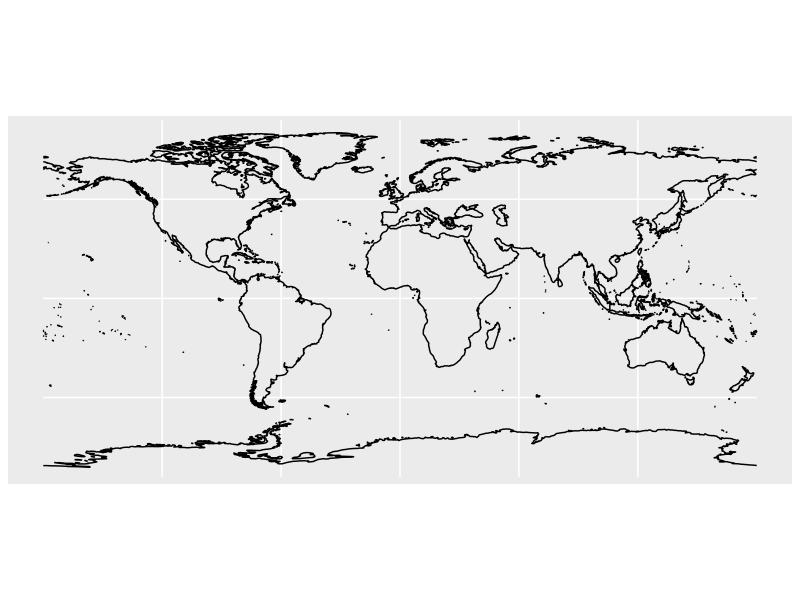
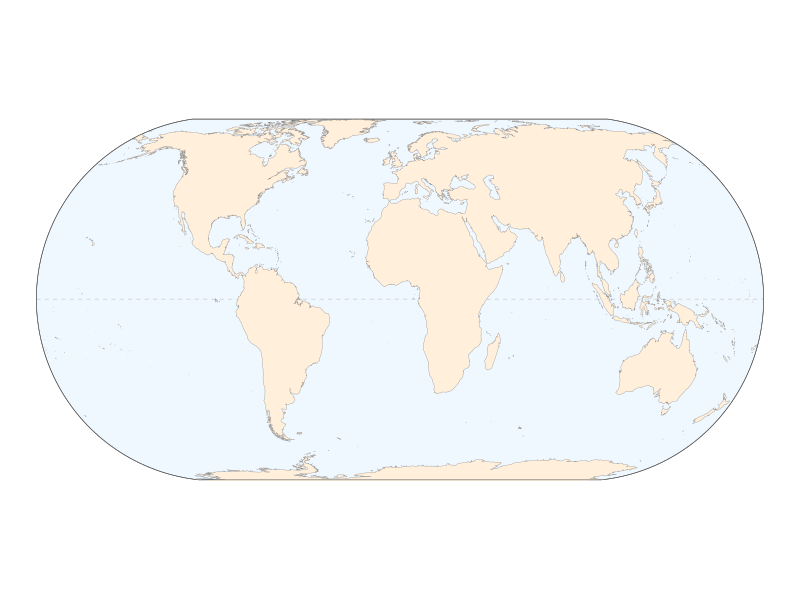

R code for these plots, in order:
## ---- chunk 1
# Packages needed
{
  library("ggplot2") # plotting
  library("sf") # spatial library
  library("rnaturalearth") # shape files for countries and coastlines
  library("rnaturalearthdata") # shape files for countries and coastlines
}
## ---- chunk 2
# Load data
world <- ne_coastline(scale = "medium", returnclass = "sf")
world_countries <- ne_countries(scale = "medium", returnclass = "sf")
## ---- chunk 3
ggplot(world) +
  geom_sf()
## ---- chunk 4
# Fixing polygons crossing dateline
world <- st_wrap_dateline(world)
world_countries <- st_wrap_dateline(world_countries)

# Eckert IV projection
eckertIV <-
  "+proj=eck4 +lon_0=0 +x_0=0 +y_0=0 +ellps=WGS84 +datum=WGS84 +units=m +no_defs"

# Background box
xmin <- st_bbox(world)[["xmin"]]; xmax <- st_bbox(world)[["xmax"]]
ymin <- st_bbox(world)[["ymin"]]; ymax <- st_bbox(world)[["ymax"]]
bb <- sf::st_union(sf::st_make_grid(st_bbox(c(xmin = xmin,
                                              xmax = xmax,
                                              ymax = ymax,
                                              ymin = ymin),
                                            crs = st_crs(4326)),
                                    n = 100))

# Equator line
equator <- st_linestring(matrix(c(-180, 0, 180, 0), ncol = 2, byrow = TRUE))
equator <- st_sfc(equator, crs = st_crs(world))

# Plot
plot_basis <- ggplot(world) +
  geom_sf(data = bb, fill = "aliceblue") +
  geom_sf(data = equator, color = "gray50", linetype = "dashed",
          linewidth = 0.1) +
  geom_sf(data = world_countries, fill = "antiquewhite1", color = NA) +
  geom_sf(color = "gray50", linewidth = 0.1) +
  geom_sf(data = bb, fill = NA) +
  coord_sf(crs = eckertIV) +
  theme_void()

plot_basis
## ---- chunk 5
#| include: false
ggplot2::ggsave(here::here("posts", "map_template", "plot_basis.png"),
                plot = plot_basis, device = "png", dpi = "retina")
